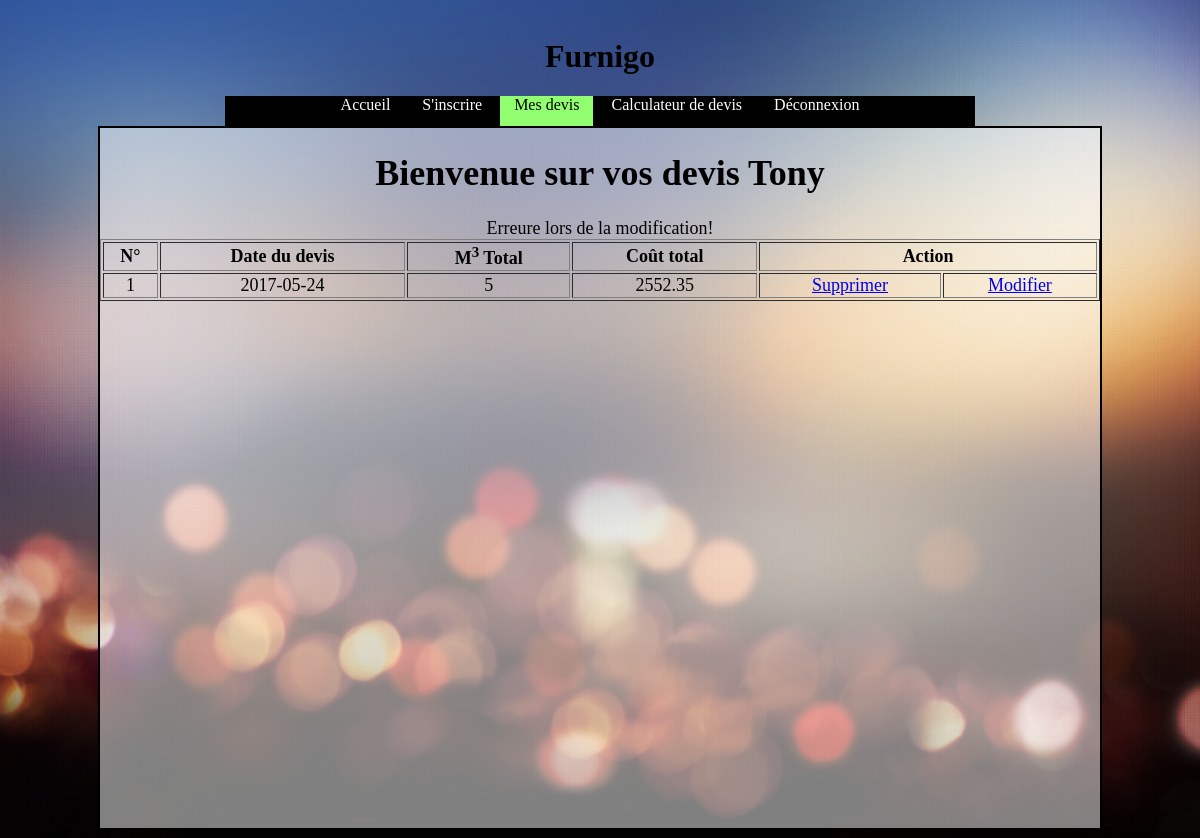
Page /Furnigo/devis.php?msg=99 (signed in) on the committed database.
### tables this page shows
CREATE TABLE IF NOT EXISTS `t_devis` (
  `idDevis` int(11) NOT NULL AUTO_INCREMENT,
  `Montant` float NOT NULL,
  `DateDevis` date NOT NULL,
  `TotalM3` int(11) NOT NULL,
  `idClient` int(11) NOT NULL,
  PRIMARY KEY (`idDevis`),
  KEY `FK_T_DEVIS_idClient` (`idClient`)
);

### Furnigo/quotation.php (called while the page is built, shortened)
<?php
function GetQuotation($idUser) {
    $db = connectdb();
    $sql = $db->prepare("SELECT * FROM t_devis WHERE idClient = :idUser");
    $sql->bindParam(':idUser', $idUser, PDO::PARAM_INT);
    if ($sql->execute()) {
        return $sql->fetchAll(PDO::FETCH_ASSOC);
    } else {
        return false;
    }
}

### Furnigo/devis.php (the view, shortened to what this page needs)
<?php
require_once 'quotation.php';
$devis = GetQuotation($_SESSION['idUser']);
if (isset($_GET['msg'])) {
    $code = $_GET['msg'];
    if ($code == 17) {
        $msg = "Modification réussie!";
    } elseif ($code == 99) {
        $msg = "Erreure lors de la modification!";
    } elseif ($code == 55) {
        $msg = "Ce devis ne vous appartient pas!";
    } elseif ($code == 1) {
        $msg = "Suppression réussie!";
    } elseif ($code == 2) {
        $msg = "Erreur lors de la suppression!";
    }
}
?>
<!DOCTYPE html>
<html>
    <head>
        <link rel="stylesheet" type="text/css" href="css/style.css">
    </head>
    <body>
    <center>
        <div id="title"><h1>Furnigo</h1></div>
        <nav>
            <ul>
                <li><a href="index.php">Accueil</a></li>
                <li><a href="inscription.php">S'inscrire</a></li>
                <li><a href="devis.php" class="active">Mes devis</a></li>
                <li><a href="calculateur.php">Calculateur de devis</a></li>
                <?php if (isset($_SESSION['name'])) { ?>
                    <li><a href="logout.php">Déconnexion</a></li>
                <?php } ?>
            </ul>
        </nav>
        <div id="content">
            <?php echo "<h1>Bienvenue sur vos devis " . $_SESSION['name'] . '</h1>'; ?>
            <?php
            if (isset($msg)) {
                echo $msg;
            }
            ?>
            <table border="1" width="100%">
                <th>N°</th>
                <th>Date du devis</th>
                <th>M<sup>3</sup> Total</th>
                <th>Coût total</th>
                <th colspan="2">Action</th>
                <?php
                $persoCounter = 1;
                foreach ($devis as $devi):
                    ?>
                    <tr>
                        <td style="text-align: center"><?php echo $persoCounter ?></td>
                        <td style="text-align: center"><?php echo $devi['DateDevis'] ?></td>
                        <td style="text-align: center"><?php echo $devi['TotalM3'] ?></td>
                        <td style="text-align: center"><?php echo $devi['Montant'] ?></td>
                        <td style="text-align: center"><a href="devis.php?id=<?php echo $devi['idDevis'] ?>">Supprimer</a></td>
                        <td style="text-align: center"><a href="modifier.php?id=<?php echo $devi['idDevis'] ?>">Modifier</a></td>
                    </tr>
                    <?php
                    $persoCounter++;
                endforeach;
                ?>
            </table>
        </div>
    </center>
</body>
</html>

### Furnigo/css/style.css (style rules this page uses)
#title { margin-top: 1cm; text-align: center; list-style-type: none; }
nav { alignment-adjust: middle; background-color: black; height: 30px; width: 750px; }
ul { list-style-type: none; margin: 0; padding: 0; overflow: hidden; }
li { display: inline-block; vertical-align: middle; height: 30px; }
li a { color: white; text-align: center; padding: 14px; text-decoration: none; height: 30px; }
.active { background-color: #91FF6F; color: black; }
#content { width: 1000px; height: 700px; background: -moz-linear-gradient(top, rgba(255,255,255,0.5) 0%, rgba(255,255,255,0.5) 100%); background: -webkit-linear-gradient(top, rgba(255,255,255,0.5) 0%,rgba(255,255,255,0.5) 100%); background: linear-gradient(to bottom, rgba(255,255,255,0.5) 0%,rgba(255,255,255,0.5) 100%); filter: progid:DXImageTransform.Microsoft.gradient( startColorstr='#80ffffff', endColorstr='#80ffffff',GradientType=0 ); overflow: auto; border: 2px solid black; font-size: large; }
body { background: url("../img/background.jpg") no-repeat center center fixed; background-size: cover; }

### rows in the picture
t_devis: DateDevis "2017-05-24", TotalM3 "5", Montant "2552.35"

### other values in the picture
$_SESSION['name'] "Tony"
$msg "Erreure lors de la modification!"
